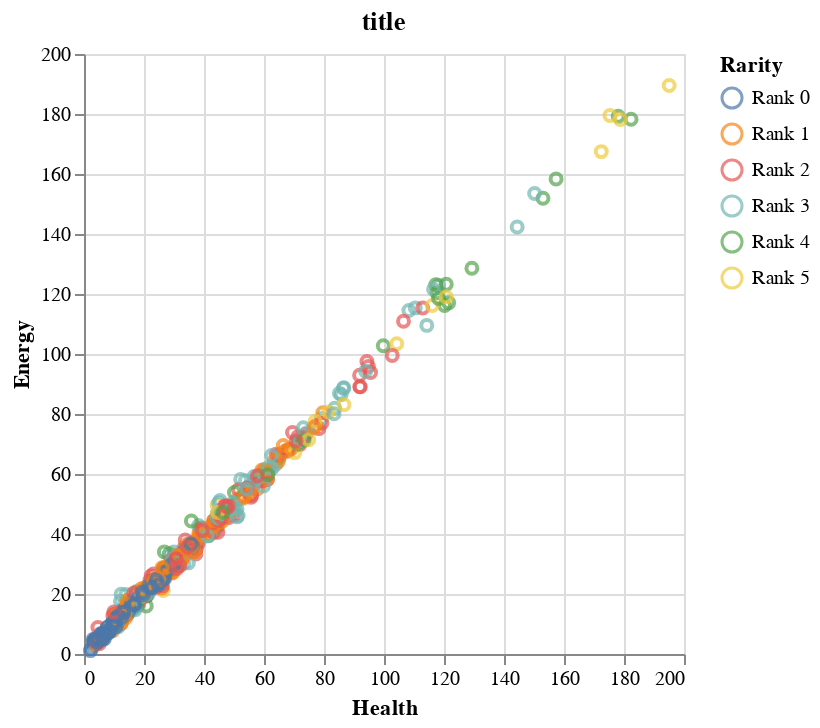

The cell this chart's notebook holds for it:
### Code cell
chart = altair.Chart(mf, title='title').mark_point().encode(
    x='Health',
    y='Energy',
    color='Rarity',
    tooltip=['Name', 'Type', 'Level', 'Rarity', 'Damage', 'Health', 'Energy', 'Sanity', 'Timestamp']
)
chart

### Figure 1 — Vega-Lite specification as saved in the notebook (floating-point values rounded to 4 significant figures; data arrays with more than 128 entries replaced by an {"elided": "..."} marker saying what was removed)
{"config": {"view": {"continuousWidth": 300, "continuousHeight": 300}}, "data": {"name": "data-38aac09fbca52e82a559913d8f8374d1"}, "mark": {"type": "point"}, "encoding": {"color": {"field": "Rarity", "type": "nominal"}, "tooltip": [{"field": "Name", "type": "nominal"}, {"field": "Type", "type": "nominal"}, {"field": "Level", "type": "quantitative"}, {"field": "Rarity", "type": "nominal"}, {"field": "Damage", "type": "nominal"}, {"field": "Health", "type": "quantitative"}, {"field": "Energy", "type": "quantitative"}, {"field": "Sanity", "type": "quantitative"}, {"field": "Timestamp", "type": "nominal"}], "x": {"field": "Health", "type": "quantitative"}, "y": {"field": "Energy", "type": "quantitative"}}, "title": "title", "$schema": "https://vega.github.io/schema/vega-lite/v5.20.1.json", "datasets": {"data-38aac09fbca52e82a559913d8f8374d1": {"elided": "500 records"}}}
